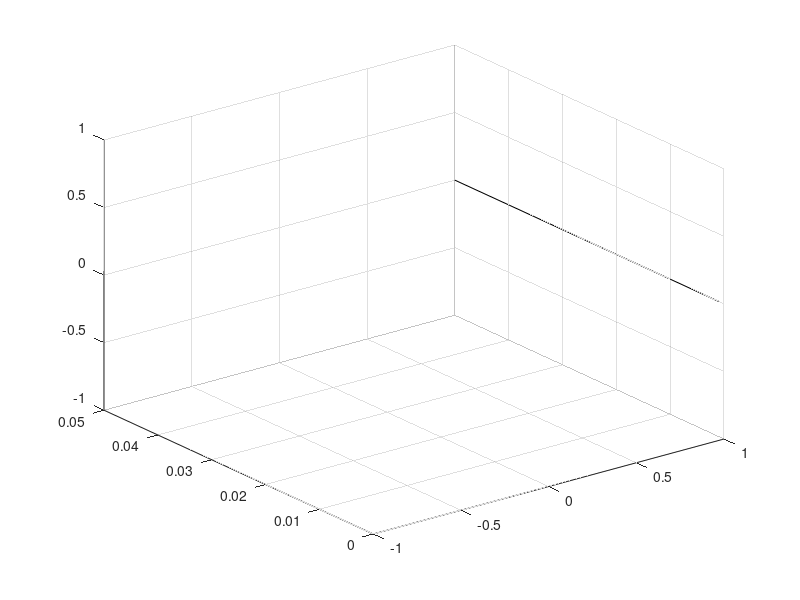

This chart was generated by the following MATLAB code:
D=[1 2 3 1 2 3 1 2 3];
slope=[0.001 0.001 0.001 0.01 0.01 0.01 0.05 0.05 0.05];
flow=[1.4 8.3 24.2 4.7 28.9 84 11.1 69 200];
%% Column vector
D=D(:);
slope=slope(:);
flow=flow(:);
%% apply generalized regression
Z=[ones(size(D)) D slope];
a=(Z'*Z)\(Z'*flow);
%% surface plot
[X,Y]=meshgrid(1:3,[0.001 0.01 0.05]);

flow=a(1).*X.^a(2).*Y.^a(3);

surf(X,Y,flow)

